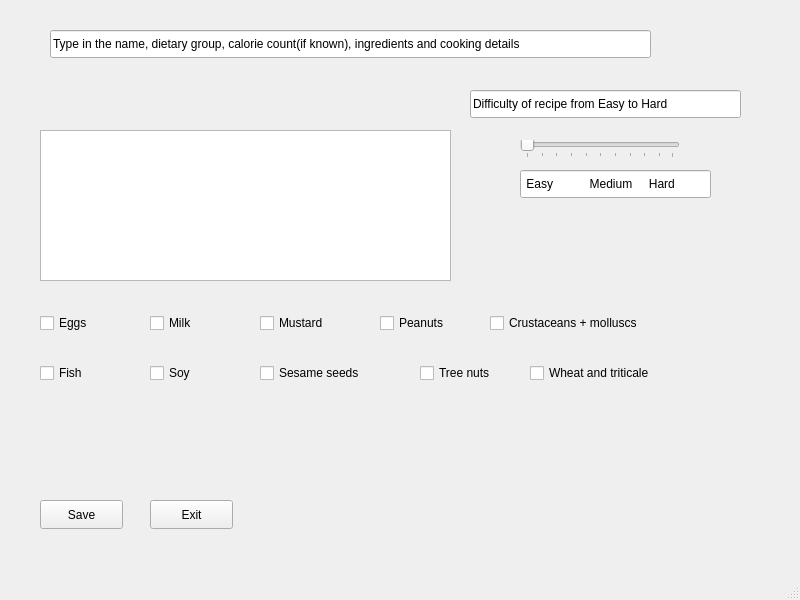
<?xml version="1.0" encoding="UTF-8"?>
<ui version="4.0">
 <class>recipeMaker</class>
 <widget class="QMainWindow" name="recipeMaker">
  <property name="geometry">
   <rect>
    <x>0</x>
    <y>0</y>
    <width>800</width>
    <height>600</height>
   </rect>
  </property>
  <property name="windowTitle">
   <string>MainWindow</string>
  </property>
  <widget class="QWidget" name="centralwidget">
   <widget class="QLineEdit" name="lineEdit">
    <property name="geometry">
     <rect>
      <x>50</x>
      <y>30</y>
      <width>601</width>
      <height>28</height>
     </rect>
    </property>
    <property name="text">
     <string>Type in the name, dietary group, calorie count(if known), ingredients and cooking details </string>
    </property>
   </widget>
   <widget class="QPlainTextEdit" name="plainTextEdit">
    <property name="geometry">
     <rect>
      <x>40</x>
      <y>130</y>
      <width>411</width>
      <height>151</height>
     </rect>
    </property>
   </widget>
   <widget class="QLineEdit" name="lineEdit_2">
    <property name="geometry">
     <rect>
      <x>470</x>
      <y>90</y>
      <width>271</width>
      <height>28</height>
     </rect>
    </property>
    <property name="text">
     <string>Difficulty of recipe from Easy to Hard</string>
    </property>
   </widget>
   <widget class="QCheckBox" name="eggs">
    <property name="geometry">
     <rect>
      <x>40</x>
      <y>310</y>
      <width>93</width>
      <height>26</height>
     </rect>
    </property>
    <property name="text">
     <string>Eggs</string>
    </property>
   </widget>
   <widget class="QCheckBox" name="milk">
    <property name="geometry">
     <rect>
      <x>150</x>
      <y>310</y>
      <width>93</width>
      <height>26</height>
     </rect>
    </property>
    <property name="text">
     <string>Milk</string>
    </property>
   </widget>
   <widget class="QCheckBox" name="mustard">
    <property name="geometry">
     <rect>
      <x>260</x>
      <y>310</y>
      <width>93</width>
      <height>26</height>
     </rect>
    </property>
    <property name="text">
     <string>Mustard</string>
    </property>
   </widget>
   <widget class="QCheckBox" name="peanuts">
    <property name="geometry">
     <rect>
      <x>380</x>
      <y>310</y>
      <width>93</width>
      <height>26</height>
     </rect>
    </property>
    <property name="text">
     <string>Peanuts</string>
    </property>
   </widget>
   <widget class="QCheckBox" name="crustaceans">
    <property name="geometry">
     <rect>
      <x>490</x>
      <y>310</y>
      <width>181</width>
      <height>26</height>
     </rect>
    </property>
    <property name="text">
     <string>Crustaceans + molluscs</string>
    </property>
   </widget>
   <widget class="QCheckBox" name="fish">
    <property name="geometry">
     <rect>
      <x>40</x>
      <y>360</y>
      <width>93</width>
      <height>26</height>
     </rect>
    </property>
    <property name="text">
     <string>Fish</string>
    </property>
   </widget>
   <widget class="QCheckBox" name="soy">
    <property name="geometry">
     <rect>
      <x>150</x>
      <y>360</y>
      <width>93</width>
      <height>26</height>
     </rect>
    </property>
    <property name="text">
     <string>Soy</string>
    </property>
   </widget>
   <widget class="QCheckBox" name="sesameSeeds">
    <property name="geometry">
     <rect>
      <x>260</x>
      <y>360</y>
      <width>121</width>
      <height>26</height>
     </rect>
    </property>
    <property name="text">
     <string>Sesame seeds</string>
    </property>
   </widget>
   <widget class="QCheckBox" name="treeNuts">
    <property name="geometry">
     <rect>
      <x>420</x>
      <y>360</y>
      <width>93</width>
      <height>26</height>
     </rect>
    </property>
    <property name="text">
     <string>Tree nuts</string>
    </property>
   </widget>
   <widget class="QCheckBox" name="wheat">
    <property name="geometry">
     <rect>
      <x>530</x>
      <y>360</y>
      <width>161</width>
      <height>26</height>
     </rect>
    </property>
    <property name="text">
     <string>Wheat and triticale</string>
    </property>
   </widget>
   <widget class="QPushButton" name="pushButton">
    <property name="geometry">
     <rect>
      <x>40</x>
      <y>500</y>
      <width>83</width>
      <height>29</height>
     </rect>
    </property>
    <property name="text">
     <string>Save</string>
    </property>
   </widget>
   <widget class="QPushButton" name="exitButton">
    <property name="geometry">
     <rect>
      <x>150</x>
      <y>500</y>
      <width>83</width>
      <height>29</height>
     </rect>
    </property>
    <property name="text">
     <string>Exit</string>
    </property>
   </widget>
   <widget class="QSlider" name="difficultySlider">
    <property name="geometry">
     <rect>
      <x>520</x>
      <y>140</y>
      <width>160</width>
      <height>18</height>
     </rect>
    </property>
    <property name="orientation">
     <enum>Qt::Horizontal</enum>
    </property>
    <property name="tickPosition">
     <enum>QSlider::TicksBelow</enum>
    </property>
    <property name="tickInterval">
     <number>0</number>
    </property>
   </widget>
   <widget class="QLineEdit" name="lineEdit_3">
    <property name="geometry">
     <rect>
      <x>520</x>
      <y>170</y>
      <width>191</width>
      <height>28</height>
     </rect>
    </property>
    <property name="text">
     <string> Easy           Medium     Hard</string>
    </property>
   </widget>
  </widget>
  <widget class="QMenuBar" name="menubar">
   <property name="geometry">
    <rect>
     <x>0</x>
     <y>0</y>
     <width>800</width>
     <height>25</height>
    </rect>
   </property>
  </widget>
  <widget class="QStatusBar" name="statusbar"/>
 </widget>
 <resources/>
 <connections/>
</ui>
